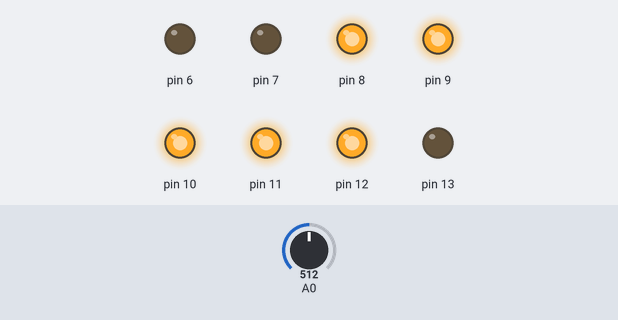
Bench run of a sketch on a simulated Arduino Uno, built with avr-gcc and run on an emulated ATmega328P. On the bench: output pins drawn as LEDs (lit = HIGH). The inputs (shaded band) are chosen by the test bench; at power-on: A0 = 512.

Above: at 1.2 s.
1.3 s: A0 set to 631
2.8 s: A0 set to 655
At 4.0 s:
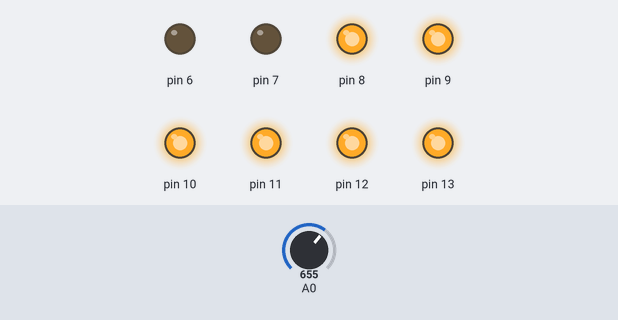
4.3 s: A0 set to 511
At 5.3 s:
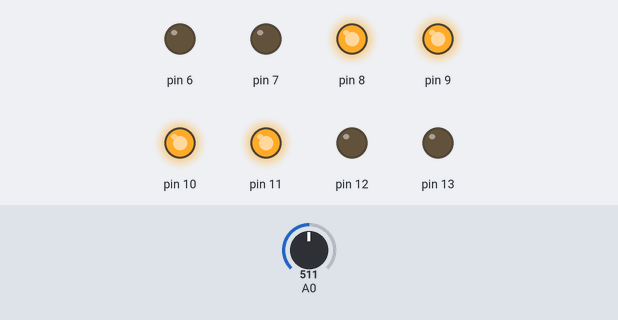
5.8 s: A0 set to 392
7.3 s: A0 set to 375
At 7.7 s:
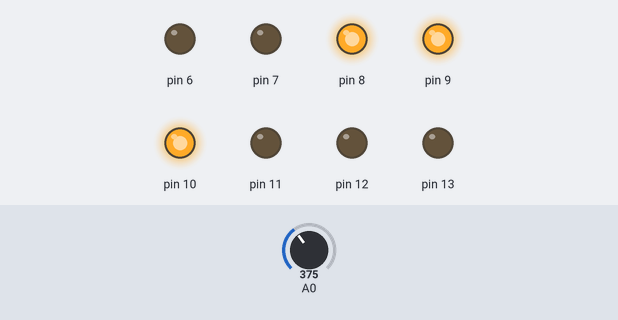
8.8 s: A0 set to 716
At 10.1 s:
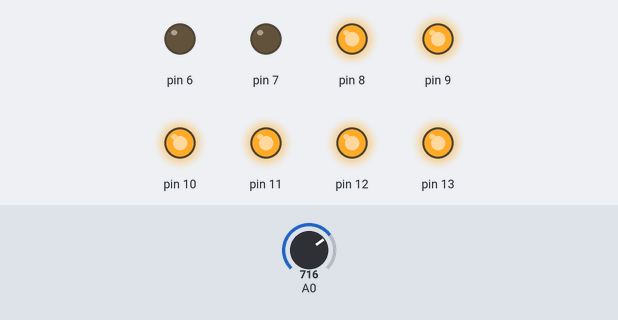
Timing chart, 0 to 11.3 s (numbered marks = the images above; inputs shaded):
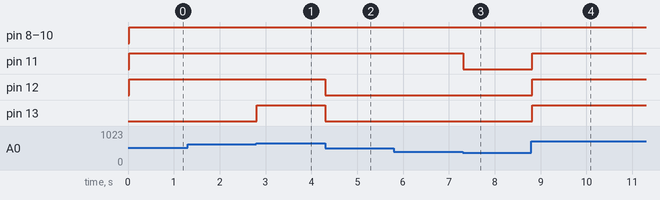

The sketch:

lab4.ino
```cpp
#include<stdint.h>

#define PORTB_OUT 0x3F
#define PORTB_CLEAR ~PORTB_OUT
#define PORTD_OUT ((1 << PD6) | (1 << PD7))
#define PORTD_CLEAR ~PORTD_OUT
#define MEASURE_DELAY_MS 25

uint32_t last_measure_time = 0;
uint16_t rg = 0;

void write8bit(uint8_t data){
  PORTB = (PORTB & PORTB_CLEAR) | (data & PORTB_OUT);
  PORTD = (PORTD & PORTD_CLEAR) | (data & PORTD_OUT);
}

void setup() {
  PORTB = (PORTB & PORTB_CLEAR);
  PORTD = (PORTD & PORTD_CLEAR);
  DDRB |= PORTB_OUT;
  DDRD |= PORTD_OUT;

  ADMUX = (1 << REFS0);
  ADCSRA = (1 << ADEN) | (1 << ADPS0) | (1 << ADPS1) | (1 << ADPS2);
}

uint16_t read_adc(){
  ADCSRA |= (1 << ADSC);
  while(ADCSRA & (1 << ADSC));
  return (uint16_t) ADC;
}

void loop(){
  if(millis() - last_measure_time >= MEASURE_DELAY_MS){
    rg = read_adc();
    if (rg > 0){
      rg = rg / 128 + 1;
    }

    if (rg >= 8){
      rg = 0xFF;
    } else {
      rg = (1 << rg) - 1;
    }

    write8bit(rg);
    last_measure_time = millis();

  }
}
```

Measured:
- the behaviour switches between 639 and 640 on A0 (found by bisection; images 0 and 1)
- the behaviour switches between 384 and 383 on A0 (found by bisection; images 2 and 3)
- after the input at 1.3 s, every drawn part: stays the same
- after the input at 2.8 s, pin 13: LOW → HIGH at once
- after the input at 4.3 s, pin 12, pin 13: HIGH → LOW at once
- after the input at 5.8 s, every drawn part: stays the same
- after the input at 7.3 s, pin 11: HIGH → LOW at once
- after the input at 8.8 s, pin 11–13: LOW → HIGH at once
